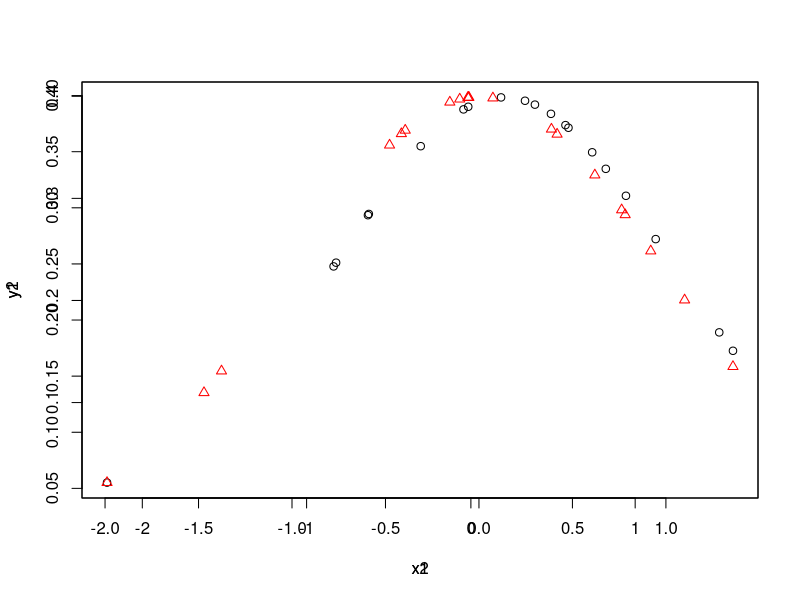

Reproduce this figure in R.
##########################################################################################################################################

#(주의) ->  순차적으로 코드를 실행하는 것을 권함!

#에러 발생 시 github Finance/R-Finance-Programming 경로에 issue를 남기면 확인

##########################################################################################################################################


### 두개의 그래프 겹쳐서 그리기.

## par()함수를 이용하는 방법
# par 함수의 new 인수를 이용해서 그래프를 겹치게 그릴 수 있음.


set.seed(1)
x1<-rnorm(20, mean=0, sd=1)
y1<-dnorm(x1, mean=0.2, sd=1)

plot(x1, y1)

x2<-rnorm(20, mean=0, sd=1)
y2<-dnorm(x2, mean=0, sd=1)

par(new=TRUE)                       # par 함수의 new 인수가 TRUE이므로 이후에 그려지는 그래프는 앞에 그려진 그래프에 겹쳐짐.
plot(x2,y2,col="red", pch=2)

graphics.off()                      # 그래프를 지워주는 함수.


############################################################결과값(print)#################################################################

# # # > > set.seed(1)
# > x1<-rnorm(20, mean=0, sd=1)
# > y1<-dnorm(x1, mean=0.2, sd=1)
# > 
#   > plot(x1, y1)
# > 
#   > x2<-rnorm(20, mean=0, sd=1)
# > y2<-dnorm(x2, mean=0, sd=1)
# > 
#   > par(new=TRUE)                       
# > plot(x2,y2,col="red", pch=2)

##########################################################################################################################################
